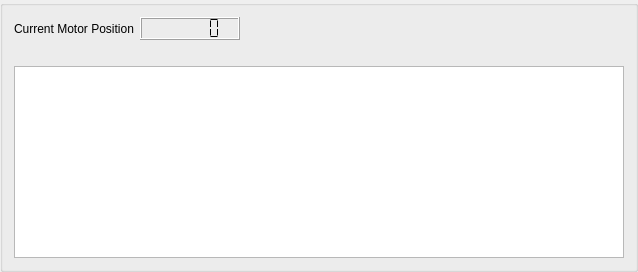
       <widget class="QGroupBox" name="groupBox_7">
        <property name="title">
         <string/>
        </property>
        <layout class="QGridLayout" name="gridLayout_9">
         <item row="0" column="2">
          <spacer name="horizontalSpacer_6">
           <property name="orientation">
            <enum>Qt::Horizontal</enum>
           </property>
           <property name="sizeHint" stdset="0">
            <size>
             <width>378</width>
             <height>17</height>
            </size>
           </property>
          </spacer>
         </item>
         <item row="0" column="1">
          <widget class="QLCDNumber" name="lcdNumberCurrentPos">
           <property name="minimumSize">
            <size>
             <width>100</width>
             <height>0</height>
            </size>
           </property>
           <property name="toolTip">
            <string>Current position of the motor</string>
           </property>
           <property name="digitCount">
            <number>6</number>
           </property>
           <property name="segmentStyle">
            <enum>QLCDNumber::Flat</enum>
           </property>
          </widget>
         </item>
         <item row="2" column="0" colspan="3">
          <widget class="QPlainTextEdit" name="plainTextEditMotorConnexion"/>
         </item>
         <item row="0" column="0">
          <widget class="QLabel" name="label_9">
           <property name="text">
            <string>Current Motor Position</string>
           </property>
          </widget>
         </item>
         <item row="1" column="0" colspan="3">
          <spacer name="horizontalSpacer_4">
           <property name="orientation">
            <enum>Qt::Horizontal</enum>
           </property>
           <property name="sizeHint" stdset="0">
            <size>
             <width>40</width>
             <height>20</height>
            </size>
           </property>
          </spacer>
         </item>
        </layout>
       </widget>
